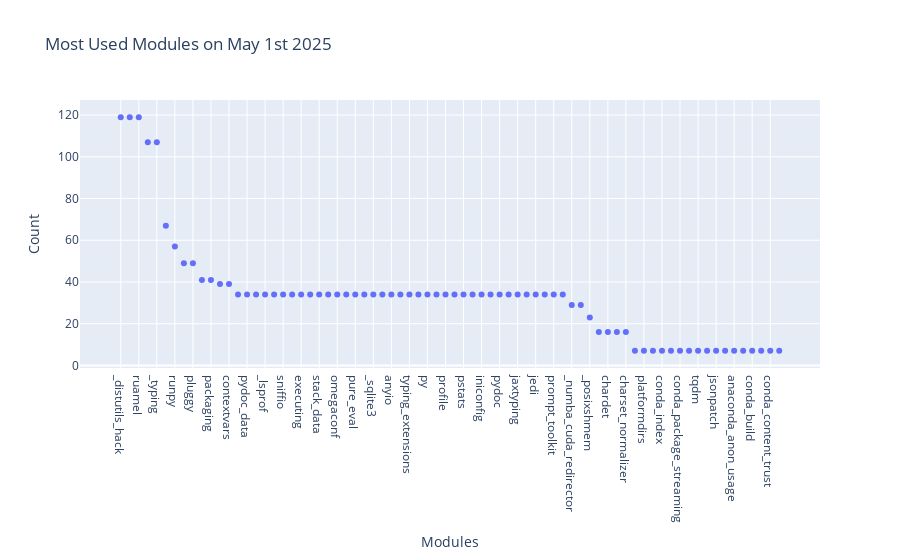
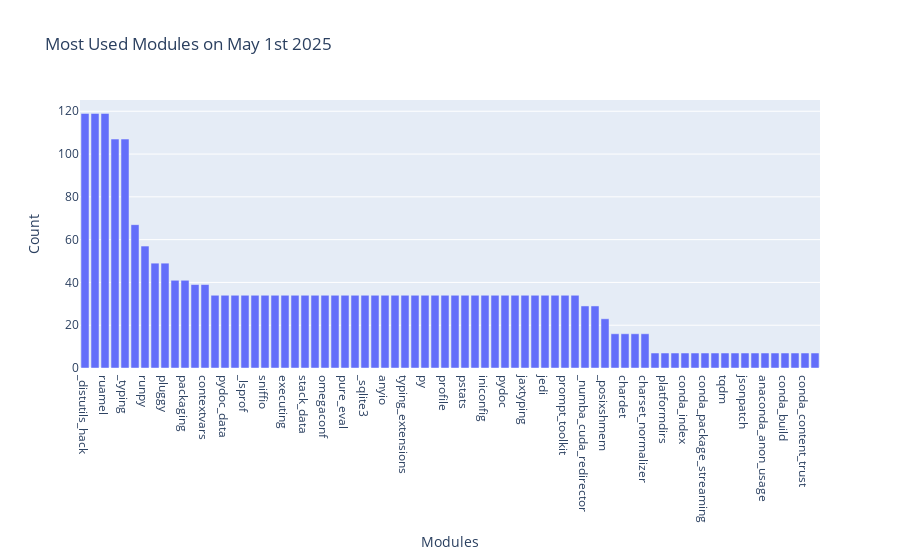

The notebook cell these images were saved under, in order:
### Markdown cell above
### Graph module uses on May 1st 2025

### Code cell
import plotly.express as px 
fig = px.scatter(x=module_counts['module'], y=module_counts['count'], title="Most Used Modules on May 1st 2025",
                 labels= {
                    "x": "Modules",
                    "y": "Count"
                 })
fig.show()
fig.write_html('/Users/tpapka/Summer2025/PyModuleSnooper/mayFirstScatter.html')

fig = px.bar(x=module_counts['module'], y=module_counts['count'], title="Most Used Modules on May 1st 2025",
                 labels= {
                    "x": "Modules",
                    "y": "Count"
                 })
fig.show()
fig.write_html('/Users/tpapka/Summer2025/PyModuleSnooper/mayFirstBar.html')

### Figure 1 — Plotly figure (JSON) as saved in the notebook; plotly's stock layout.template omitted (floating-point values rounded to 4 significant figures)
{"data": [{"hovertemplate": "Modules=%{x}<br>Count=%{y}<extra></extra>", "legendgroup": "", "marker": {"color": "#636efa", "symbol": "circle"}, "mode": "markers", "name": "", "orientation": "v", "showlegend": false, "type": "scatter", "x": ["_distutils_hack", "zipimport", "ruamel", "ipaddress", "_typing", "boltons", "runpy", "dataclasses", "pluggy", "_uuid", "packaging", "asyncio", "contextvars", "pytest", "pydoc_data", "traitlets", "_lsprof", "colorsys", "sniffio", "decorator", "executing", "antlr4", "stack_data", "faker", "omegaconf", "hydra", "pure_eval", "typeguard", "_sqlite3", "_pytest", "anyio", "cProfile", "typing_extensions", "colorama", "py", "filecmp", "profile", "wcwidth", "pstats", "resource", "iniconfig", "IPython", "pydoc", "pygments", "jaxtyping", "sqlite3", "jedi", "parso", "prompt_toolkit", "asttokens", "_numba_cuda_redirector", "rapids_dask_dependency", "_posixshmem", "zstandard", "chardet", "_multibytecodec", "charset_normalizer", "distro", "platformdirs", "cryptography", "conda_index", "jsonpointer", "conda_package_streaming", "conda_libmamba_solver", "tqdm", "libmambapy", "jsonpatch", "netrc", "anaconda_anon_usage", "archspec", "conda_build", "conda_package_handling", "conda_content_trust", "ftplib"], "xaxis": "x", "y": [119, 119, 119, 107, 107, 67, 57, 49, 49, 41, 41, 39, 39, 34, 34, 34, 34, 34, 34, 34, 34, 34, 34, 34, 34, 34, 34, 34, 34, 34, 34, 34, 34, 34, 34, 34, 34, 34, 34, 34, 34, 34, 34, 34, 34, 34, 34, 34, 34, 34, 29, 29, 23, 16, 16, 16, 16, 7, 7, 7, 7, 7, 7, 7, 7, 7, 7, 7, 7, 7, 7, 7, 7, 7], "yaxis": "y"}], "layout": {"legend": {"tracegroupgap": 0}, "title": {"text": "Most Used Modules on May 1st 2025"}, "xaxis": {"anchor": "y", "domain": [0, 1], "title": {"text": "Modules"}}, "yaxis": {"anchor": "x", "domain": [0, 1], "title": {"text": "Count"}}}}

### Figure 2 — Plotly figure (JSON) as saved in the notebook; plotly's stock layout.template omitted (floating-point values rounded to 4 significant figures)
{"data": [{"hovertemplate": "Modules=%{x}<br>Count=%{y}<extra></extra>", "legendgroup": "", "marker": {"color": "#636efa", "pattern": {"shape": ""}}, "name": "", "orientation": "v", "showlegend": false, "textposition": "auto", "type": "bar", "x": ["_distutils_hack", "zipimport", "ruamel", "ipaddress", "_typing", "boltons", "runpy", "dataclasses", "pluggy", "_uuid", "packaging", "asyncio", "contextvars", "pytest", "pydoc_data", "traitlets", "_lsprof", "colorsys", "sniffio", "decorator", "executing", "antlr4", "stack_data", "faker", "omegaconf", "hydra", "pure_eval", "typeguard", "_sqlite3", "_pytest", "anyio", "cProfile", "typing_extensions", "colorama", "py", "filecmp", "profile", "wcwidth", "pstats", "resource", "iniconfig", "IPython", "pydoc", "pygments", "jaxtyping", "sqlite3", "jedi", "parso", "prompt_toolkit", "asttokens", "_numba_cuda_redirector", "rapids_dask_dependency", "_posixshmem", "zstandard", "chardet", "_multibytecodec", "charset_normalizer", "distro", "platformdirs", "cryptography", "conda_index", "jsonpointer", "conda_package_streaming", "conda_libmamba_solver", "tqdm", "libmambapy", "jsonpatch", "netrc", "anaconda_anon_usage", "archspec", "conda_build", "conda_package_handling", "conda_content_trust", "ftplib"], "xaxis": "x", "y": [119, 119, 119, 107, 107, 67, 57, 49, 49, 41, 41, 39, 39, 34, 34, 34, 34, 34, 34, 34, 34, 34, 34, 34, 34, 34, 34, 34, 34, 34, 34, 34, 34, 34, 34, 34, 34, 34, 34, 34, 34, 34, 34, 34, 34, 34, 34, 34, 34, 34, 29, 29, 23, 16, 16, 16, 16, 7, 7, 7, 7, 7, 7, 7, 7, 7, 7, 7, 7, 7, 7, 7, 7, 7], "yaxis": "y"}], "layout": {"barmode": "relative", "legend": {"tracegroupgap": 0}, "title": {"text": "Most Used Modules on May 1st 2025"}, "xaxis": {"anchor": "y", "domain": [0, 1], "title": {"text": "Modules"}}, "yaxis": {"anchor": "x", "domain": [0, 1], "title": {"text": "Count"}}}}
